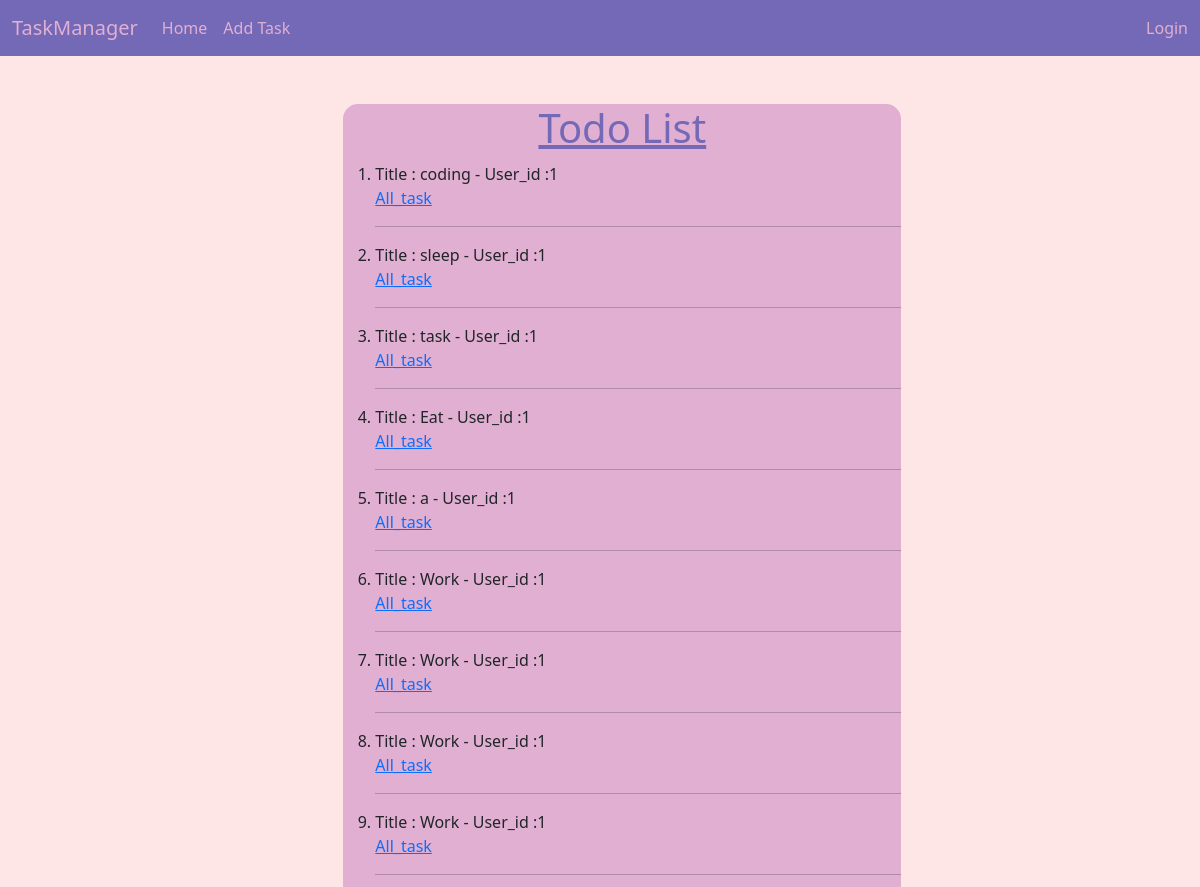
Before: / (upper part) with the older database file.
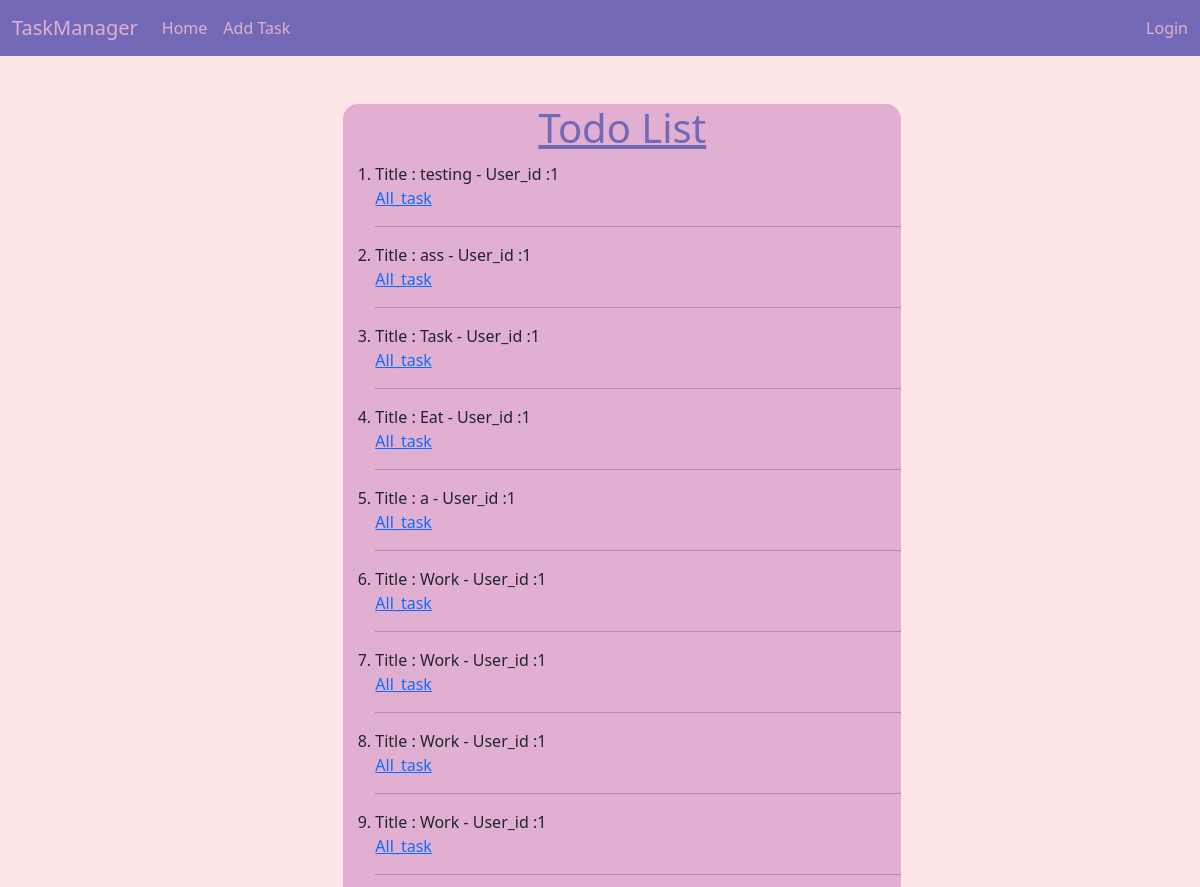
After: the same page with the newer database file.
### db/__init__.py (models this page shows, shortened)
class Task(Base):
    __tablename__="tasks"
    id=Column(Integer,primary_key=True)
    title=Column(String(100),nullable=False,index=True)
    description=Column(Text(),nullable=False)
    created_at = Column(DateTime, default=datetime.utcnow, nullable=False)
    user_id=Column(Integer(),ForeignKey("users.id"))

### app.py (the view)
@app.route('/')
def index():
    tasks=tsk.query.all()
    return render_template('task.html',tasks=tasks)

### app.py (called while the page is built)
@app.teardown_appcontext
def shutdown_session(exception=None):
    db_session.remove()

### templates/task.html (shortened to what this page needs)
{% extends 'index.html' %}
{% block content %}
<div class="task-content">
    <h1>Todo List</h1>
     <ol class="todoList">
    {% for task in tasks %}
    <li> Title : {{task.title}} -
     User_id :{{task.user_id}}</li>
    <span>
    <a href="/all_task/{{task.id}}">All_task</a>
    </span>
    <hr>
    {% endfor %}
     </ol>
</div>
{% endblock %}

### templates/index.html (shortened to what this page needs)
<!DOCTYPE html>
<html lang="en">
<head>
    <link href="https://cdn.jsdelivr.net/npm/bootstrap@5.3.3/dist/css/bootstrap.min.css" rel="stylesheet">
    <link rel="stylesheet" href="{{url_for('static',filename='index.css')}}">
</head>
<body>
    <nav class="navbar navbar-expand-lg  task-head">
        <div class="container-fluid  task-brand">
            <a class="navbar-brand" href="#" style="color: #E1AFD1;">TaskManager</a>
            <div class="collapse navbar-collapse">
                <ul class="navbar-nav me-auto mb-2 mb-lg-0">
                  <li class="nav-item">
                    <a class="nav-link" href="#">Home</a>
                  </li>
                  <li class="nav-item">
                    <a class="nav-link" href="/add_task">Add Task</a>
                  </li>
                </ul>
                <form class="d-flex">
                    <a class="nav-link" href="#">Login</a>
                  </form>
            </div>
        </div>
    </nav>
    <div class="container my-5 ">
    {% block content %}
    {% endblock %}
    </div>
</body>
</html>

### static/index.css (style rules this page uses)
* { margin: 0; padding: 0; }
body { background-color: #FFE6E6; }
.task-head { background-color: #7469B6; }
body .nav-link { color: #E1AFD1; }
body .task-brand { color: #E1AFD1; }
body .task-content { background-color:#E1AFD1; width: 50%; height: auto; border-radius: 15px; margin-left: 27%; }
body .task-content h1 { text-decoration: underline; color: #7469B6; text-align: center; }
body .todoList { margin-top: 10px; }

Changed rows visible on the page:
removed Task: title "sleep", user_id "1"
changed Task: title "coding" → "testing"
added Task: title "ass", user_id "1"
changed Task: title "task" → "Task"
